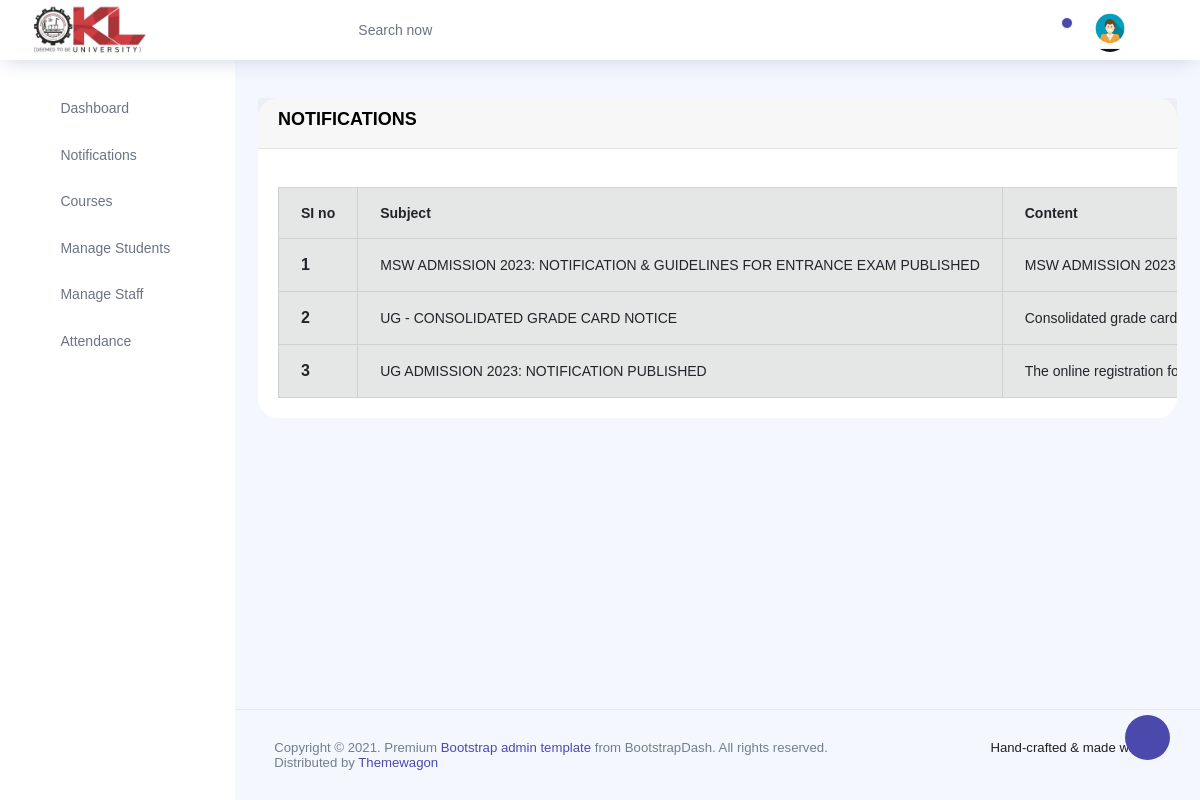
Page /admin_view_notification on the committed database.
### homeapp/models.py (models this page shows)
class Notification(models.Model):
    subject=models.CharField(max_length=100)
    content=models.TextField()
    updated=models.DateTimeField(auto_now_add=True)
    created=models.TimeField()
    class Meta:
        ordering=['-updated','-created']

### homeapp/views.py (the view)
# urls.py: path('admin_view_notification',views.admin_view_notification,name='admin_view_notification'),
def admin_view_notification(request):
    data = Notification.objects.all()
    return render(request,'admin_template/admin_view_notification.html',{'data':data})

### templates/admin_template/admin_view_notification.html (shortened to what this page needs)
{% extends 'admin_template/skydash.html' %}
{% block content %}
<br>
<div class="table-responsive">
    <div class="card">
<div class="card-header" style="">
    <h4><strong class="card-tile" style="text-align:center;color:black;">NOTIFICATIONS</strong></h4>
</div>
    <div class="card-body">
<table class="table table-bordered table-secondary">
  <thead>
  <br>
    <tr>
      <th scope="col">SI no</th>
      <th scope="col">Subject</th>
      <th scope="col">Content</th>
    </tr>
  </thead>
  <tbody>
  {% for i in data %}
    <tr>
      <th scope="row">{{forloop.counter}}</th>
      <td>{{i.subject}}</td>
      <td>{{i.content}}</td>
    </tr>
  {% endfor %}
  </tbody>
</table>
  </div>
    </div>
</div>
{% endblock %}

### rows in the picture
Notification: subject "MSW ADMISSION 2023: NOTIFICATION & GUIDELINES FOR ENTRANCE EXAM PUBLISHED", content "MSW ADMISSION…"
Notification: subject "UG - CONSOLIDATED GRADE CARD NOTICE", content "Consolidated grade card…"
Notification: subject "UG ADMISSION 2023: NOTIFICATION PUBLISHED", content "The online registration…"
